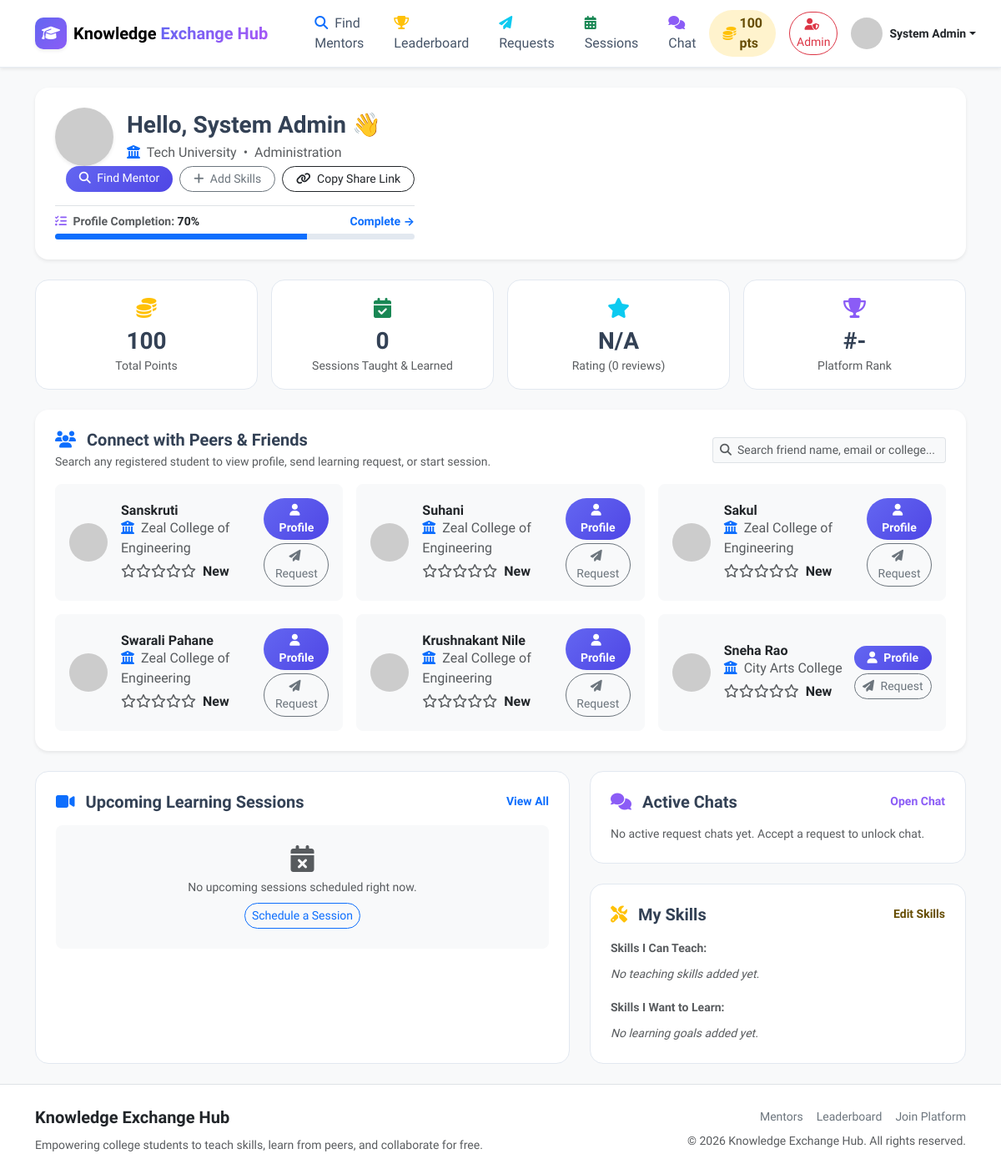
/dashboard.php (signed in), run on the app's committed database.
### tables this page shows
CREATE TABLE IF NOT EXISTS `users` (
  `id` INT AUTO_INCREMENT PRIMARY KEY,
  `name` VARCHAR(100) NOT NULL,
  `email` VARCHAR(150) NOT NULL UNIQUE,
  `password` VARCHAR(255) NOT NULL,
  `profile_photo` VARCHAR(255) DEFAULT 'default_avatar.png',
  `college` VARCHAR(150) DEFAULT NULL,
  `department` VARCHAR(100) DEFAULT NULL,
  `bio` TEXT DEFAULT NULL,
  `points` INT DEFAULT 0,
  `is_admin` TINYINT(1) DEFAULT 0,
  `is_blocked` TINYINT(1) DEFAULT 0,
  `created_at` DATETIME DEFAULT CURRENT_TIMESTAMP
);

### dashboard.php (the view, shortened to what the rows shown need)
<?php
require_once __DIR__ . '/includes/auth-check.php';
require_once __DIR__ . '/includes/functions.php';
require_once __DIR__ . '/includes/header.php';
require_once __DIR__ . '/includes/navbar.php';
$user_id = $current_user['id'];
$rank_stmt = $pdo->query("SELECT id FROM users WHERE is_admin = 0 AND is_blocked = 0 ORDER BY points DESC");
$all_ranks = $rank_stmt->fetchAll(PDO::FETCH_COLUMN);
$my_rank = array_search($user_id, $all_ranks);
$my_rank = ($my_rank !== false) ? $my_rank + 1 : '-';
$peers_stmt = $pdo->prepare("
    SELECT u.id, u.name, u.email, u.profile_photo, u.college, u.department, u.points, u.bio,
           (SELECT AVG(rating) FROM reviews WHERE reviewed_user_id = u.id) as avg_rating
    FROM users u
    WHERE u.id != ? AND u.is_blocked = 0
    ORDER BY u.id DESC
");
$peers_stmt->execute([$user_id]);
$all_peers = $peers_stmt->fetchAll();
?>
<div class="container py-4">
    <div class="keh-card p-4 mb-4 bg-white border-0 shadow-sm rounded-4">
        <div class="row align-items-center">
            <div class="col-md-8 d-flex align-items-center gap-3">
                <div>
                    <h3 class="fw-bold mb-1">Hello, <?= e($current_user['name']) ?> 👋</h3>
                    <p class="text-muted mb-0">
                        <i class="fas fa-university text-primary me-1"></i> <?= e($current_user['college'] ?? 'Student') ?>
                        <span class="mx-1">•</span> <?= e($current_user['department'] ?? 'Department') ?>
                    </p>
                </div>
            </div>
        </div>
    </div>
    <div class="row g-3 mb-4">
        <div class="col-6 col-md-3">
            <div class="keh-card p-3 text-center h-100">
                <div class="text-warning mb-1 fs-4"><i class="fas fa-coins"></i></div>
                <h3 class="fw-bold mb-0"><?= (int)$current_user['points'] ?></h3>
                <span class="text-muted small">Total Points</span>
            </div>
        </div>
        <div class="col-6 col-md-3">
            <div class="keh-card p-3 text-center h-100">
                <div class="text-purple mb-1 fs-4"><i class="fas fa-trophy"></i></div>
                <h3 class="fw-bold mb-0">#<?= $my_rank ?></h3>
                <span class="text-muted small">Platform Rank</span>
            </div>
        </div>
    </div>
    <div class="keh-card p-4 mb-4 bg-white border-0 shadow-sm rounded-4">
        <?php if (empty($all_peers)): ?>
            <p class="text-muted small mb-0 text-center py-3 bg-light rounded-3">No other registered peers found yet.</p>
        <?php else: ?>
            <div class="row g-3" id="peerGridContainer">
                <?php foreach (array_slice($all_peers, 0, 6) as $peer): ?>
                    <?php $peer_rating = $peer['avg_rating'] ? round((float)$peer['avg_rating'], 1) : 0.0; ?>
                    <div class="col-md-6 col-lg-4 peer-card-item" data-search="<?= strtolower(e($peer['name'] . ' ' . $peer['email'] . ' ' . $peer['college'] . ' ' . $peer['department'])) ?>">
                        <div class="p-3 bg-light rounded-3 d-flex align-items-center justify-content-between h-100 border border-light">
                            <div class="d-flex align-items-center gap-3">
                                <img src="/KEH/uploads/profile_photos/<?= e($peer['profile_photo']) ?>"
                                     onerror="this.src='https://ui-avatars.com/api/?name=<?= urlencode($peer['name']) ?>&background=6366f1&color=fff';"
                                     alt="<?= e($peer['name']) ?>" class="rounded-circle object-fit-cover shadow-xs" width="46" height="46">
                                <div>
                                    <h6 class="fw-bold mb-0 text-dark">
                                        <a href="profile.php?id=<?= $peer['id'] ?>" class="text-dark text-decoration-none hover-primary"><?= e($peer['name']) ?></a>
                                    </h6>
                                    <span class="text-muted text-xs d-block"><i class="fas fa-university me-1 text-primary"></i> <?= e(!empty($peer['college']) ? $peer['college'] : 'Student') ?></span>
                                    <div class="text-warning text-xs mt-1">
                                        <?= render_stars($peer_rating) ?>
                                        <span class="fw-bold text-dark ms-1"><?= $peer_rating > 0 ? $peer_rating : 'New' ?></span>
                                    </div>
                                </div>
                            </div>
                            <div class="d-flex flex-column gap-1 text-end">
                                <a href="profile.php?id=<?= $peer['id'] ?>" class="btn btn-sm btn-primary rounded-pill px-3 fs-7 fw-semibold">
                                    <i class="fas fa-user me-1"></i> Profile
                                </a>
                                <a href="mentor-details.php?id=<?= $peer['id'] ?>" class="btn btn-sm btn-outline-secondary rounded-pill px-2 fs-7">
                                    <i class="fas fa-paper-plane me-1"></i> Request
                                </a>
                            </div>
                        </div>
                    </div>
                <?php endforeach; ?>
            </div>
        <?php endif; ?>
    </div>
</div>
<?php require_once __DIR__ . '/includes/footer.php'; ?>

### includes/navbar.php (shortened to what the rows shown need)
<?php
require_once __DIR__ . '/functions.php';
$is_logged_in = isset($_SESSION['user_id']);
$user = null;
if ($is_logged_in && isset($pdo)) {
    $stmt = $pdo->prepare("SELECT * FROM users WHERE id = ?");
    $stmt->execute([$_SESSION['user_id']]);
    $user = $stmt->fetch();
}
?>
<nav class="navbar navbar-expand-lg sticky-top custom-navbar shadow-sm">
    <div class="container">
        <div class="collapse navbar-collapse" id="navbarMain">
            <div class="d-flex align-items-center gap-3">
                <?php if ($is_logged_in && $user): ?>
                    <div class="points-pill bg-warning-subtle text-warning-emphasis fw-bold px-3 py-1 rounded-pill shadow-xs d-flex align-items-center gap-1" title="Your Total Points">
                        <i class="fas fa-coins text-warning"></i> <?= (int)$user['points'] ?> pts
                    </div>
                    <?php if (!empty($user['is_admin'])): ?>
                        <a href="/KEH/admin/dashboard.php" class="btn btn-outline-danger btn-sm rounded-pill font-weight-bold">
                            <i class="fas fa-user-shield me-1"></i> Admin
                        </a>
                    <?php endif; ?>
                    <div class="dropdown">
                        <a class="d-flex align-items-center text-decoration-none dropdown-toggle text-dark" href="#" role="button" data-bs-toggle="dropdown" aria-expanded="false">
                            <img src="/KEH/uploads/profile_photos/<?= e($user['profile_photo'] ?? 'default_avatar.png') ?>"
                                 onerror="this.src='https://ui-avatars.com/api/?name=<?= urlencode($user['name']) ?>&background=6366f1&color=fff';"
                                 alt="Profile" class="avatar-sm rounded-circle me-2 object-fit-cover shadow-xs" width="38" height="38">
                            <span class="fw-semibold small d-none d-md-inline-block"><?= e($user['name']); ?></span>
                        </a>
                    </div>
                <?php else: ?>
                    <a href="/KEH/login.php" class="btn btn-light text-primary fw-semibold px-4 rounded-pill">Log In</a>
                    <a href="/KEH/register.php" class="btn btn-primary fw-semibold px-4 rounded-pill shadow-sm">Get Started</a>
                <?php endif; ?>
            </div>
        </div>
    </div>
</nav>

### includes/functions.php (shortened to what the rows shown need)
<?php
function e($string) {
    return htmlspecialchars($string ?? '', ENT_QUOTES, 'UTF-8');
}
function render_stars($rating) {
    $html = '<div class="star-rating text-warning d-inline-block">';
    $rounded = round($rating * 2) / 2;
    for ($i = 1; $i <= 5; $i++) {
        if ($i <= $rounded) {
            $html .= '<i class="fas fa-star"></i>';
        } elseif ($i - 0.5 == $rounded) {
            $html .= '<i class="fas fa-star-half-alt"></i>';
        } else {
            $html .= '<i class="far fa-star text-muted"></i>';
        }
    }
    $html .= '</div>';
    return $html;
}
?>

### data on the page
users: points "100", name "System Admin", college "Tech University", department "Administration", id "-"
users: name "Sanskruti", college "Zeal College of Engineering"
users: name "Suhani", college "Zeal College of Engineering"
users: name "Sakul", college "Zeal College of Engineering"
users: name "Swarali Pahane", college "Zeal College of Engineering"
users: name "Krushnakant Nile", college "Zeal College of Engineering"
users: name "Sneha Rao", college "City Arts College"

### other printed values
$my_comp_pct "70"
$total_completed "0"
$rating_info['count'] "0"
